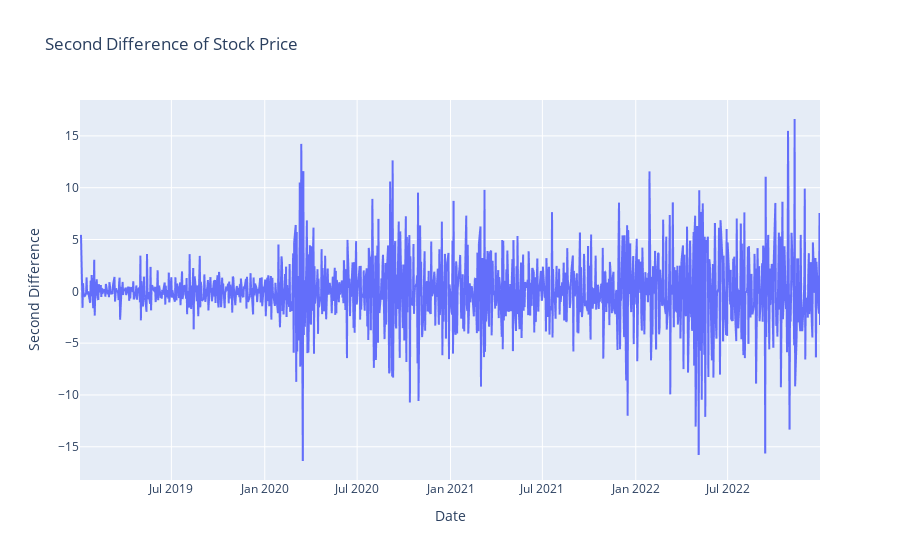

Source (notebook cell):
### Code cell
# Calculate the second difference
stock_data['Second Difference'] = stock_data['First Difference'].diff()

# Plot the first difference
fig = px.line(stock_data, y='Second Difference', title='Second Difference of Stock Price')
fig.show()

# Create a figure with two subplots side by side
fig, (ax1, ax2) = plt.subplots(1, 2, figsize=(12, 4))

# Plot ACF on the first subplot (ax1)
plot_acf(stock_data['Second Difference'].dropna(), ax=ax1)
ax1.set_title('Autocorrelation Function (ACF)')

# Plot PACF on the second subplot (ax2)
plot_pacf(stock_data['Second Difference'].dropna(), ax=ax2)
ax2.set_title('Partial Autocorrelation Function (PACF)')

plt.tight_layout()  # Adjusts subplot parameters for better layout
plt.show()

### Figure 1 — Plotly figure (JSON) as saved in the notebook; plotly's stock layout.template omitted (floating-point values rounded to 4 significant figures; data arrays with more than 128 entries replaced by an {"elided": "..."} marker saying what was removed)
{"data": [{"hovertemplate": "Date=%{x}<br>Second Difference=%{y}<extra></extra>", "legendgroup": "", "line": {"color": "#636efa", "dash": "solid"}, "marker": {"symbol": "circle"}, "mode": "lines", "name": "", "showlegend": false, "type": "scattergl", "x": {"elided": "1008 str values"}, "xaxis": "x", "y": {"elided": "1008 float values"}, "yaxis": "y"}], "layout": {"legend": {"tracegroupgap": 0}, "title": {"text": "Second Difference of Stock Price"}, "xaxis": {"anchor": "y", "domain": [0, 1], "title": {"text": "Date"}, "type": "date", "range": ["2019-01-02", "2022-12-30"], "autorange": true}, "yaxis": {"anchor": "x", "domain": [0, 1], "title": {"text": "Second Difference"}, "type": "linear", "range": [-18.21, 18.46], "autorange": true}, "autosize": true}}
